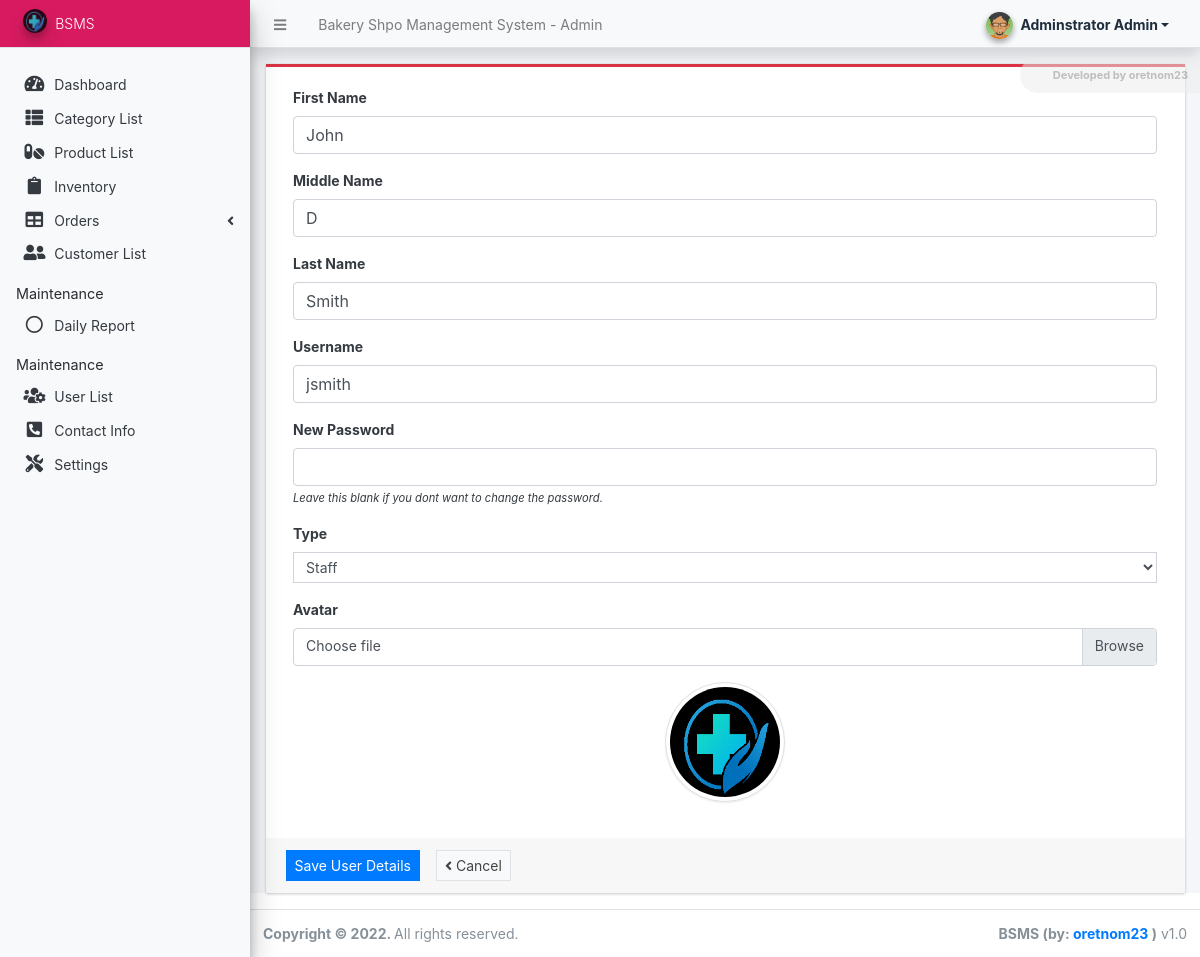
Screenshot of /admin/?page=user/manage_user&id=7 (signed in) with the database file from the repository.
### tables this page shows
CREATE TABLE `users` (
  `id` int(50) NOT NULL,
  `firstname` varchar(250) NOT NULL,
  `middlename` text DEFAULT NULL,
  `lastname` varchar(250) NOT NULL,
  `username` text NOT NULL,
  `password` text NOT NULL,
  `avatar` text DEFAULT NULL,
  `last_login` datetime DEFAULT NULL,
  `type` tinyint(1) NOT NULL DEFAULT 0,
  `date_added` datetime NOT NULL DEFAULT current_timestamp(),
  `date_updated` datetime DEFAULT current_timestamp() ON UPDATE current_timestamp()
);

### classes/DBConnection.php (called while the page is built, shortened)
<?php
class DBConnection{
    private $host = DB_SERVER;
    private $username = DB_USERNAME;
    private $password = DB_PASSWORD;
    private $database = DB_NAME;
    public $conn;
    public function __construct(){
        if (!isset($this->conn)) {
            $this->conn = new mysqli($this->host, $this->username, $this->password, $this->database);
        }
    }
}
?>

### classes/SystemSettings.php (called while the page is built, shortened)
<?php
class SystemSettings extends DBConnection{
	function info($field=''){
		if(!empty($field)){
			if(isset($_SESSION['system_info'][$field]))
				return $_SESSION['system_info'][$field];
			else
				return false;
		}else{
			return false;
		}
	}
}
$_settings = new SystemSettings();
?>

### config.php (called while the page is built, shortened)
<?php
require_once('classes/DBConnection.php');
require_once('classes/SystemSettings.php');
function validate_image($file){
    global $_settings;
	if(!empty($file)){
        $ex = explode("?",$file);
        $file = $ex[0];
        $ts = isset($ex[1]) ? "?".$ex[1] : '';
		if(is_file(base_app.$file)){
			return base_url.$file.$ts;
		}else{
			return base_url.($_settings->info('logo'));
		}
	}else{
		return base_url.($_settings->info('logo'));
	}
}
?>

### admin/user/manage_user.php (the view, shortened to what this page needs)
<?php
if(isset($_GET['id'])){
    $user = $conn->query("SELECT * FROM users where id ='{$_GET['id']}' ");
    foreach($user->fetch_array() as $k =>$v){
        $meta[$k] = $v;
    }
}
?>
<div class="card card-outline rounded-0 card-danger">
	<div class="card-body">
		<div class="container-fluid">
			<form action="" id="manage-user">
				<div class="form-group">
					<label for="name">First Name</label>
					<input type="text" name="firstname" id="firstname" class="form-control" value="<?php echo isset($meta['firstname']) ? $meta['firstname']: '' ?>" required>
				</div>
				<div class="form-group">
					<label for="name">Middle Name</label>
					<input type="text" name="middlename" id="middlename" class="form-control" value="<?php echo isset($meta['middlename']) ? $meta['middlename']: '' ?>">
				</div>
				<div class="form-group">
					<label for="name">Last Name</label>
					<input type="text" name="lastname" id="lastname" class="form-control" value="<?php echo isset($meta['lastname']) ? $meta['lastname']: '' ?>" required>
				</div>
				<div class="form-group">
					<label for="username">Username</label>
					<input type="text" name="username" id="username" class="form-control" value="<?php echo isset($meta['username']) ? $meta['username']: '' ?>" required  autocomplete="off">
				</div>
				<div class="form-group">
					<label for="password"><?= isset($meta['id']) ? "New" : "" ?> Password</label>
					<input type="password" name="password" id="password" class="form-control" value="" autocomplete="off">
                    <?php if(isset($meta['id'])): ?>
					<small><i>Leave this blank if you dont want to change the password.</i></small>
                    <?php endif; ?>
				</div>
                <div class="form-group">
                    <label for="type" class="control-label">Type</label>
                    <select name="type" id="type" class="form-control form-control-sm rounded-0" required>
                    <option value="2" <?php echo isset($meta['type']) && $meta['type'] == 2 ? 'selected' : '' ?>>Staff</option>
                    </select>
                </div>
				<div class="form-group">
					<label for="" class="control-label">Avatar</label>
					<div class="custom-file">
		              <label class="custom-file-label" for="customFile">Choose file</label>
		            </div>
				</div>
				<div class="form-group d-flex justify-content-center">
					<img src="<?php echo validate_image(isset($meta['avatar']) ? $meta['avatar'] :'') ?>" alt="" id="cimg" class="img-fluid img-thumbnail">
				</div>
			</form>
		</div>
	</div>
	<div class="card-footer">
			<div class="col-md-12">
				<div class="row">
					<button class="btn btn-sm btn-primary rounded-0 mr-3" form="manage-user">Save User Details</button>
					<a href="./?page=user/list" class="btn btn-sm btn-default border rounded-0" form="manage-user"><i class="fa fa-angle-left"></i> Cancel</a>
				</div>
			</div>
		</div>
</div>

### admin/user/manage_user.php (style rules this page uses)
img#cimg { height: 15vh; width: 15vh; object-fit: cover; border-radius: 100% 100%; }

### rows the page displays
users: firstname "John", middlename "D", lastname "Smith", username "jsmith", type "Staff"

### other values shown
$_settings->info('name') "Bakery Shpo Management System"
$_settings->userdata('firstname').' '.$_settings->userdata('lastname') "Adminstrator Admin"
$_settings->info('short_name') "BSMS"
